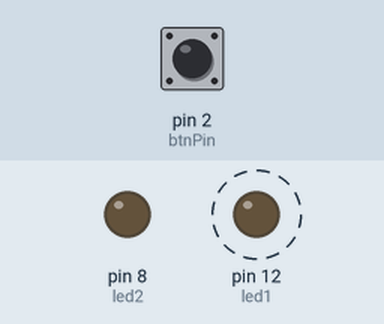
Simulated run of this sketch. Board: Arduino Uno, built with avr-gcc and run on an emulated ATmega328P. On the bench: output pins drawn as LEDs (lit = HIGH). Dashed ring = blinking. The test bench sets the inputs (shaded band); at power-on: pin 2 (btnPin) LOW.

Above: at 1.2 s.
1.3 s: pin 2 (btnPin) pulled HIGH for 0.15 s
At 1.37 s:
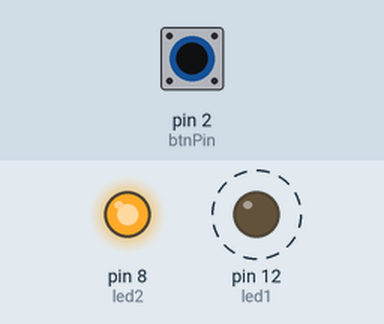
4.3 s: pin 2 (btnPin) pulled HIGH for 1 s
At 6.8 s:
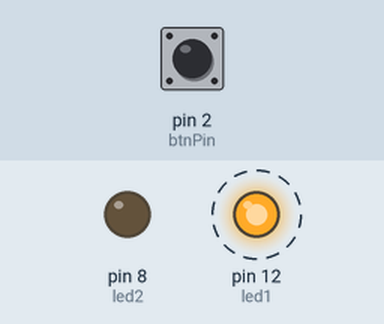
7.3 s: pin 2 (btnPin) pulled HIGH for 3.2 s
At 8.4 s:
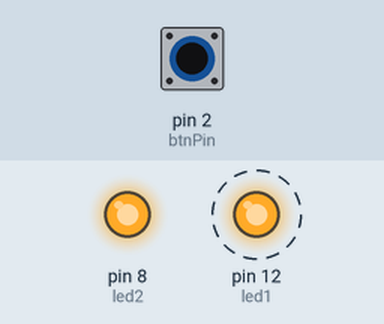
Timing chart, 0 to 18.0 s (numbered marks = the images above; inputs shaded):
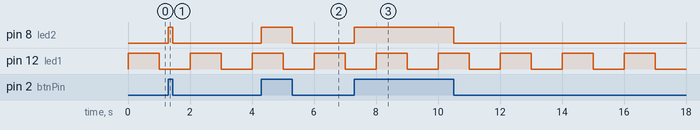

Measured:
- after the input at 1.3 s, pin 8 (led2): LOW → HIGH at once, → LOW 0.15 s later
- after the input at 4.3 s, pin 8 (led2): LOW → HIGH at once, → LOW 1.0 s later
- after the input at 7.3 s, pin 8 (led2): LOW → HIGH at once, → LOW 3.2 s later
- by itself, pin 12 (led1): alternates HIGH for 1.0 s and LOW for 1.0 s

The sketch:

1-setup.ino
```cpp
// (C) __Mariia Zabolotnia, Joel Celén, Ionel Pop, group: 8__ (2024)
// Work package 3
// Exercise 1
// Submission code: 908233 (provided by your TA-s)

// declare pin variable
int led1 = 12;  // Set pin 12 as the output pin for LED 1
int led2 = 8;   // Set pin 8 as the output pin for LED 2
int btnPin = 2; // Set pin 2 as the input pin for the Button
int state;      // Variable keep track of the state of the Button

// setup initial block
void setup()
{
    // add pin of type output to the scope
    pinMode(led1, OUTPUT);
    // add pin of type output to the scope
    pinMode(led2, OUTPUT);
    // add pin of type output to the scope
    pinMode(btnPin, INPUT);
    // initialize pin2 as an interrupt that triggers the function controlLED when the state changes
    attachInterrupt(digitalPinToInterrupt(btnPin), controlLED, CHANGE);
    // initialize state to low
    state = LOW;
}

// block of code that will be executed repetetively
void loop()
{
    // set led1 to ON mode
    digitalWrite(led1, HIGH);
    // Wait for 1000 millisecond(s)
    delay(1000);
    // set pin1 to OFF mode to make it blink every 1 second
    digitalWrite(led1, LOW);
    // Wait for 1000 millisecond(s)
    delay(1000);
}

// interrupt function
void controlLED()
{
    // in case the state was LOW, assign it to HIGH
    if (state == 0)
    {
        state = 1;
    }
    // if the state was HIGH assign it to LOW
    else
    {
        state = 0;
    }
    // write the led2 value as the value of the state
    digitalWrite(led2, state);
}
```
